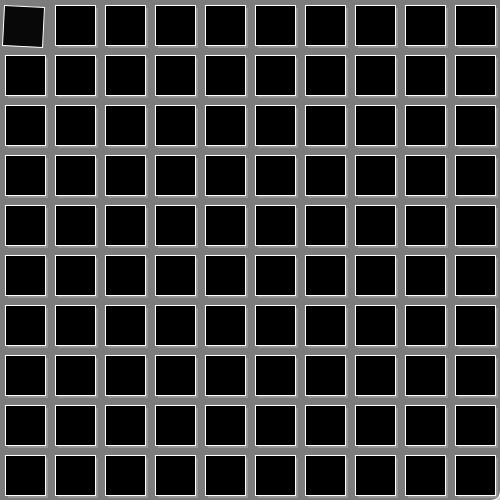
Frame 1 (no input)
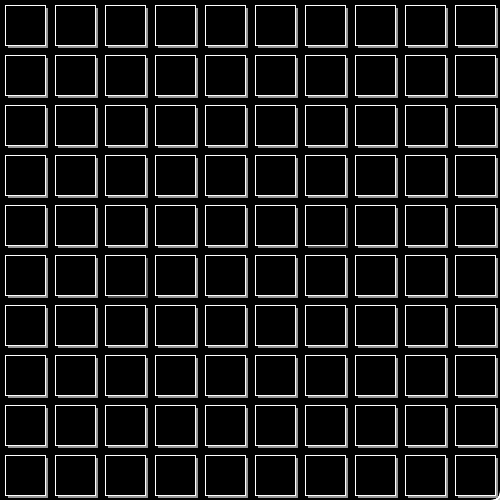
Frame 60 (the mouse pressed at the canvas centre just before this capture)
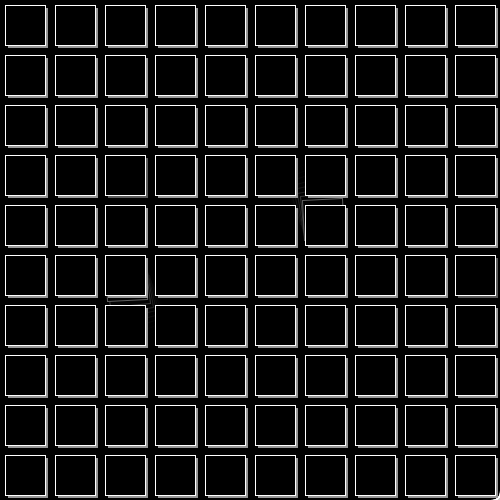
Frame 120 (the mouse held since frame 60 and released just before this capture)

The Processing sketch that drew these frames (run headless with seeded random() and noise(); from frame 60 on, the mouse is pressed at the canvas centre):

// Processing sketch: swap_square
// ── swap_square.pde
int n = 10;
int sz = 500/n;
int cycle = 60;
int idx1=0, idx2=0;
PVector center = new PVector(0,0);
void setup(){
  size(500,500);
  noFill();
  stroke(255);
}

void draw(){
  //background(0,);
  fill(0,100);
  rect(-10,-10,width+10,height+10,10);
  noFill();
  float rad = map(frameCount%cycle, 0, cycle-1, 0, PI);
  if(frameCount%cycle==0){
    idx1 = int(random(n*n));
    idx2 = int(random(n*n));
    center = cluc_center(idx1,idx2);
    //println(idx1, idx2, center);
  }
  for(int i=0;i<n;i++){
    for(int j=0;j<n;j++){
      int eps = 5;
      if((i==idx1/n && j== idx1%n) || (i==idx2/n && j==idx2%n)){
        translate(center.x, center.y);
        rotate(rad);
        fill(map(abs(rad-PI/2), 0, PI/2, 255, 0));
        rect(eps+sz*i-center.x, eps+sz*j-center.y, sz-2*eps, sz-2*eps);
        resetMatrix();
      }else{
        noStroke();
        fill(150);
        rect(3+eps+sz*i, 3+eps+sz*j, sz-2*eps, sz-2*eps);
        
        stroke(255);
        fill(0);
        rect(eps+sz*i, eps+sz*j, sz-2*eps, sz-2*eps);
        
      }
    }
  }
}

PVector cluc_center(int idx1, int idx2){
  float x = (idx1/n*sz+sz/2.0 + idx2/n*sz+sz/2.0) / 2.0;
  float y = (idx1%n*sz+sz/2.0 + idx2%n*sz+sz/2.0) / 2.0;
  return new PVector(x,y);
}
